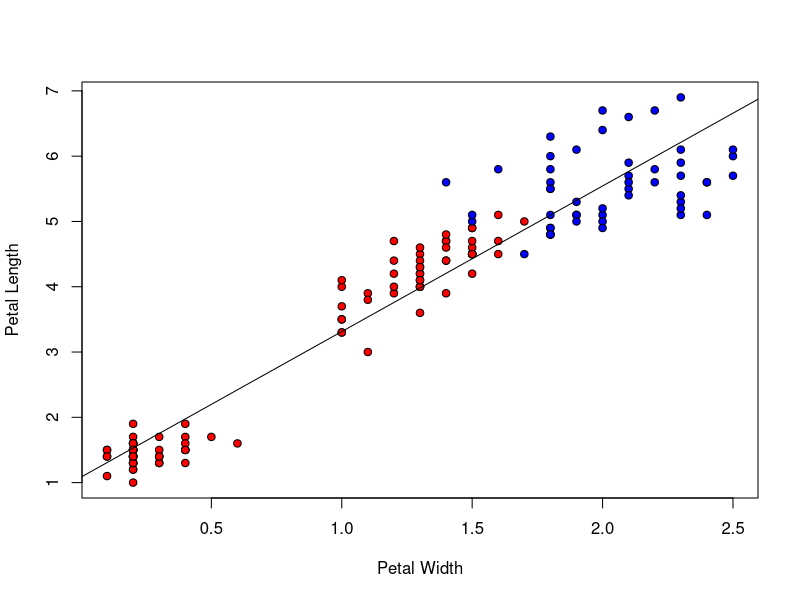

Source code (R):
## Algoritma LM untuk IRIS Dataset
## Ariq Cahya Wardhana / G651160411
##========================================
plot(iris$Petal.Width, iris$Petal.Length, pch=21, bg=c("red","red","blue")[unclass(iris$Species)], xlab="Petal Width", ylab="Petal Length")
abline(lm(Petal.Length ~ Petal.Width, data=iris)$coefficients, col="black")
summary(lm(Petal.Length ~ Petal.Width, data=iris))
